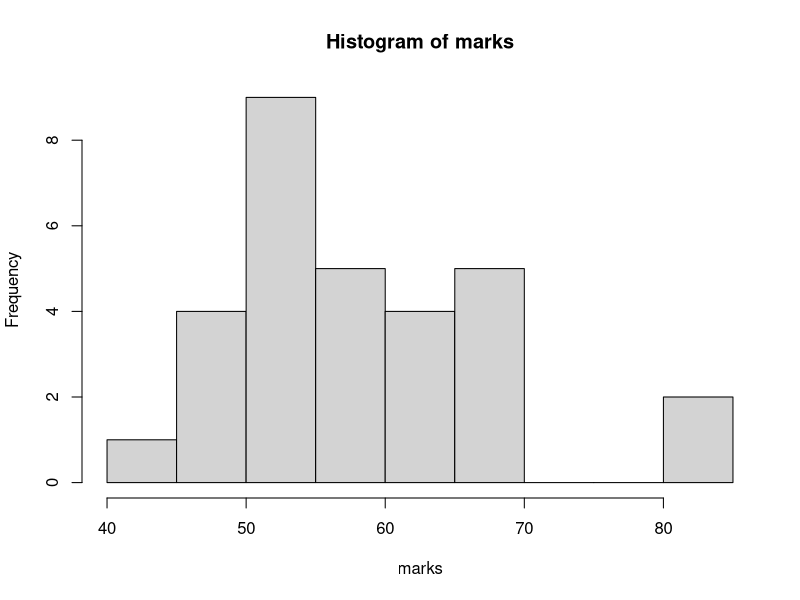
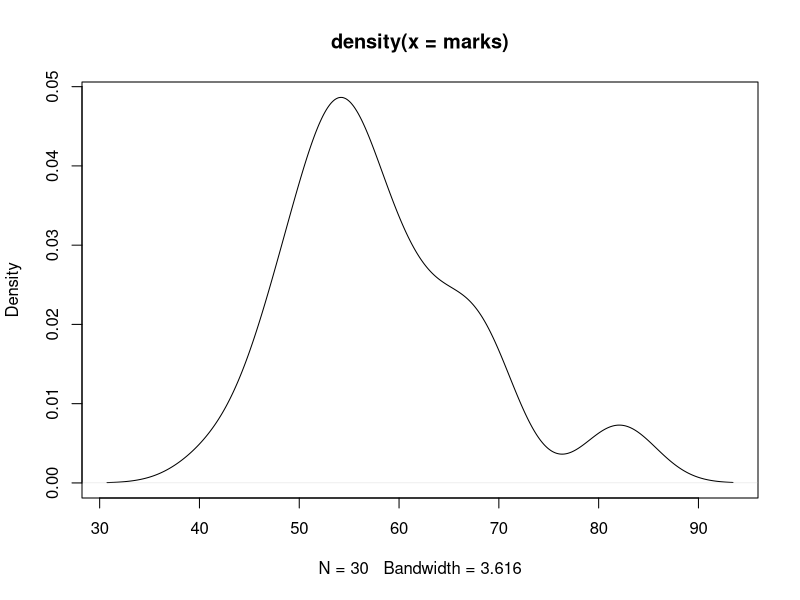

Write the R code that produced these figures, in order. (Note: this script raises an error after producing the figures.)
#Vector----
x = c(1,2,3)
x1 = 1:10000
length(x1)
x
x1

x2 = seq(10, 100, 2)
x2

?seq
length(x2)

x3 = seq(from=10, to=100, by=3)
x3
length(x3)


#numeric vector----

(marks = rnorm(30, mean=60, sd=10))
#()will assign and print the values automatically
?rnorm
mean(marks)
mode(marks) #no mode
median(marks)
sd(marks)
var(marks)

#Data types : 1)Nominal 2)Ordinal 3)Interval 4)Ratio

summary(marks)
range(marks)

#properties of DS
length(marks)
str(marks)
class(marks)
hist(marks)
plot(density(marks))

#character vector----

names=c('Ram','Shyam','Robin')
names
length(names)
mena(names)
class(names)
summary(names)

gender = c('M','F','M')
summary(gender)
genderF = factor(gender)
summary(genderF)

(grades = c('A','B','C','D','A','D','A'))
gradesF = factor(grades, ordered = T)
summary(gradesF)
gradesF

gradesF1 = factor(grades, ordered=T, levels=c('D','B','A','C'))
summary(gradesF1)
gradesF1
table(gradesF1)
table(gender)
barplot(table(gradesF1))
pie(table(gradesF1))

#logical vector

(married = c(TRUE,FALSE,T,F,T,F,T,T))
married
sum(married)
table(married)
class(married)
summary(married)

#subset of marks
marks 
trunc(marks); round(marks,1); floor(marks); ceiling(marks)
marks1 = trunc(marks)
marks1[1] #print the 1st value
marks1[18]
marks1[1:5]
marks1[-c(10:15)]
marks1[c(1,5,10,30)]
summary(marks1)

trunc(mean(marks1[c(1,5,10,30)]))
mean(marks1[c(1,5,10,30)])
marks1[marks1>60]
marks1>60
#whereever it was 'TRUE' the valuse were printed
marks1[marks1 > 60 & marks1 < 80]


#
set.seed(12) #this to fix a particular data and given name
gender2 = sample(c('M','F'), size=30, replace = T, prob=c(.9,.1))
gender2
table(gender2) #M-600087
prop.table(table(gender2))
pie(table(gender2))
